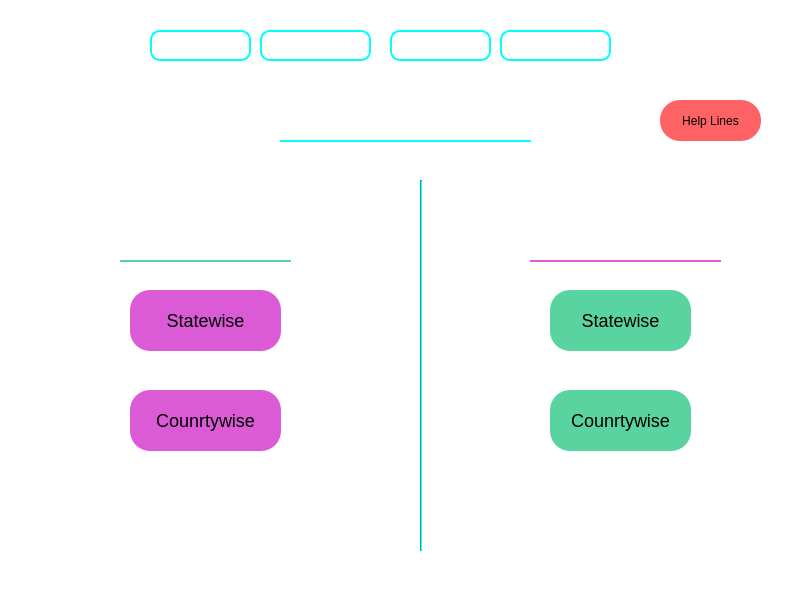
<?xml version="1.0" encoding="UTF-8"?>
<ui version="4.0">
 <class>statistics</class>
 <widget class="QMainWindow" name="statistics">
  <property name="geometry">
   <rect>
    <x>0</x>
    <y>0</y>
    <width>804</width>
    <height>600</height>
   </rect>
  </property>
  <property name="windowTitle">
   <string>Statistics</string>
  </property>
  <property name="styleSheet">
   <string notr="true">background-color: white;</string>
  </property>
  <widget class="QWidget" name="centralwidget">
   <widget class="QLabel" name="label_2">
    <property name="geometry">
     <rect>
      <x>150</x>
      <y>30</y>
      <width>101</width>
      <height>31</height>
     </rect>
    </property>
    <property name="styleSheet">
     <string notr="true">color: Black;
Font-size:15px;
letter-spacing:1.2px;
border:2px solid cyan;
border-radius:10px;
background:none;
font-weight:bold;
color:white;</string>
    </property>
    <property name="text">
     <string>Home</string>
    </property>
    <property name="alignment">
     <set>Qt::AlignCenter</set>
    </property>
   </widget>
   <widget class="QLabel" name="label_3">
    <property name="geometry">
     <rect>
      <x>260</x>
      <y>30</y>
      <width>111</width>
      <height>31</height>
     </rect>
    </property>
    <property name="styleSheet">
     <string notr="true">color: Black;
Font-size:15px;
letter-spacing:1.2px;
border:2px solid cyan;
border-radius:10px;
background:none;
font-weight:bold;
color:white;</string>
    </property>
    <property name="text">
     <string>Precaution</string>
    </property>
    <property name="alignment">
     <set>Qt::AlignCenter</set>
    </property>
   </widget>
   <widget class="QLabel" name="label_4">
    <property name="geometry">
     <rect>
      <x>390</x>
      <y>30</y>
      <width>101</width>
      <height>31</height>
     </rect>
    </property>
    <property name="styleSheet">
     <string notr="true">color: Black;
Font-size:15px;
letter-spacing:1.2px;
border:2px solid cyan;
border-radius:10px;
background:none;
font-weight:bold;
color:white;</string>
    </property>
    <property name="text">
     <string>Latest</string>
    </property>
    <property name="alignment">
     <set>Qt::AlignCenter</set>
    </property>
   </widget>
   <widget class="QLabel" name="label_5">
    <property name="geometry">
     <rect>
      <x>500</x>
      <y>30</y>
      <width>111</width>
      <height>31</height>
     </rect>
    </property>
    <property name="styleSheet">
     <string notr="true">color: Black;
Font-size:15px;
letter-spacing:1.2px;
border:2px solid cyan;
border-radius:10px;
background:none;
font-weight:bold;
color:white;</string>
    </property>
    <property name="text">
     <string>Stats</string>
    </property>
    <property name="alignment">
     <set>Qt::AlignCenter</set>
    </property>
   </widget>
   <widget class="QLabel" name="label_6">
    <property name="geometry">
     <rect>
      <x>30</x>
      <y>10</y>
      <width>71</width>
      <height>81</height>
     </rect>
    </property>
    <property name="mouseTracking">
     <bool>true</bool>
    </property>
    <property name="styleSheet">
     <string notr="true">background:none</string>
    </property>
    <property name="text">
     <string/>
    </property>
    <property name="pixmap">
     <pixmap>../../../../../../../../../../../Dropbox/My PC (DESKTOP-SIM50DR)/Downloads/cov.png</pixmap>
    </property>
    <property name="scaledContents">
     <bool>true</bool>
    </property>
    <property name="wordWrap">
     <bool>false</bool>
    </property>
   </widget>
   <widget class="QLabel" name="label_7">
    <property name="geometry">
     <rect>
      <x>10</x>
      <y>90</y>
      <width>141</width>
      <height>31</height>
     </rect>
    </property>
    <property name="styleSheet">
     <string notr="true">color:White;
Font-size:15px;
letter-spacing:0.5px;
background:none</string>
    </property>
    <property name="text">
     <string>|| Covid Tracker ||</string>
    </property>
   </widget>
   <widget class="QLabel" name="label_16">
    <property name="geometry">
     <rect>
      <x>0</x>
      <y>0</y>
      <width>801</width>
      <height>581</height>
     </rect>
    </property>
    <property name="styleSheet">
     <string notr="true"/>
    </property>
    <property name="text">
     <string/>
    </property>
    <property name="pixmap">
     <pixmap>image (2).png</pixmap>
    </property>
    <property name="scaledContents">
     <bool>true</bool>
    </property>
   </widget>
   <widget class="QLabel" name="label_17">
    <property name="geometry">
     <rect>
      <x>680</x>
      <y>10</y>
      <width>61</width>
      <height>61</height>
     </rect>
    </property>
    <property name="styleSheet">
     <string notr="true">background:none;</string>
    </property>
    <property name="text">
     <string/>
    </property>
    <property name="pixmap">
     <pixmap>User icon.png</pixmap>
    </property>
    <property name="scaledContents">
     <bool>true</bool>
    </property>
   </widget>
   <widget class="QLabel" name="label_18">
    <property name="geometry">
     <rect>
      <x>630</x>
      <y>70</y>
      <width>171</width>
      <height>20</height>
     </rect>
    </property>
    <property name="font">
     <font>
      <pointsize>10</pointsize>
      <bold>true</bold>
     </font>
    </property>
    <property name="styleSheet">
     <string notr="true">color:white;
background:none;</string>
    </property>
    <property name="text">
     <string>Welcome, Anurag Yadav</string>
    </property>
    <property name="alignment">
     <set>Qt::AlignCenter</set>
    </property>
   </widget>
   <widget class="QLabel" name="label">
    <property name="geometry">
     <rect>
      <x>220</x>
      <y>80</y>
      <width>381</width>
      <height>51</height>
     </rect>
    </property>
    <property name="styleSheet">
     <string notr="true">color:White;
background:none;
letter-spacing:1px;
font-size:35px;
</string>
    </property>
    <property name="text">
     <string>|| Statistics ||</string>
    </property>
    <property name="alignment">
     <set>Qt::AlignCenter</set>
    </property>
   </widget>
   <widget class="QPushButton" name="pushButton_3">
    <property name="geometry">
     <rect>
      <x>660</x>
      <y>100</y>
      <width>101</width>
      <height>41</height>
     </rect>
    </property>
    <property name="styleSheet">
     <string notr="true">QPushButton{border-radius:20px;
font: 12pt &quot;Times New Roman&quot;;
	
	background-color: rgb(255, 98, 101);

font: 75 10pt &quot;Times New Roman&quot;;
color: rgb(0, 0, 0);}
QPushButton:hover {

	background-color: rgb(255, 0, 4);
 	color: rgb(255, 255, 255);
}
QPushButton:pressed{
	background-color: rgb(170, 170, 255);
}
{    background: #F8B97A;
    border:2px solid black;
	border-radius:15px;
    color:Black;
    font-size: 15px;
    letter-spacing: 0.5px;
    font-family: 'Lato';
    font-weight: 200;}
</string>
    </property>
    <property name="text">
     <string>Help Lines</string>
    </property>
   </widget>
   <widget class="QLabel" name="label_12">
    <property name="geometry">
     <rect>
      <x>280</x>
      <y>140</y>
      <width>251</width>
      <height>20</height>
     </rect>
    </property>
    <property name="styleSheet">
     <string notr="true">background:none;
border-top:2px solid cyan;</string>
    </property>
    <property name="text">
     <string/>
    </property>
   </widget>
   <widget class="QPushButton" name="SMbtn">
    <property name="geometry">
     <rect>
      <x>130</x>
      <y>290</y>
      <width>151</width>
      <height>61</height>
     </rect>
    </property>
    <property name="styleSheet">
     <string notr="true">QPushButton{border-radius:20px;
font: 12pt &quot;Times New Roman&quot;;
	
	background-color: #db5ad5;

font: 75 10pt &quot;Times New Roman&quot;;
font-size:18px;
color: rgb(0, 0, 0);}
QPushButton:hover {

	background-color:#e892e4;
 	color: black;
}
QPushButton:pressed{
	background-color: rgb(170, 170, 255);
}
{    background: #F8B97A;
    border:2px solid black;
	border-radius:15px;
    color:Black;
    font-size: 15px;
    letter-spacing: 0.5px;
    font-family: 'Lato';
    font-weight: 200;}
</string>
    </property>
    <property name="text">
     <string>Statewise</string>
    </property>
   </widget>
   <widget class="QPushButton" name="CMbtn">
    <property name="geometry">
     <rect>
      <x>130</x>
      <y>390</y>
      <width>151</width>
      <height>61</height>
     </rect>
    </property>
    <property name="styleSheet">
     <string notr="true">QPushButton{border-radius:20px;
font: 12pt &quot;Times New Roman&quot;;
	
	background-color: #db5ad5;

font: 75 10pt &quot;Times New Roman&quot;;
font-size:18px;
color: rgb(0, 0, 0);}
QPushButton:hover {

	background-color: #e892e4;
 	color: black;
}
QPushButton:pressed{
	background-color: rgb(170, 170, 255);
}
{    background: #F8B97A;
    border:2px solid black;
	border-radius:15px;
    color:Black;
    font-size: 15px;
    letter-spacing: 0.5px;
    font-family: 'Lato';
    font-weight: 200;}
</string>
    </property>
    <property name="text">
     <string>Counrtywise</string>
    </property>
   </widget>
   <widget class="QPushButton" name="CGbtn">
    <property name="geometry">
     <rect>
      <x>550</x>
      <y>390</y>
      <width>141</width>
      <height>61</height>
     </rect>
    </property>
    <property name="styleSheet">
     <string notr="true">QPushButton{border-radius:20px;
font: 12pt &quot;Times New Roman&quot;;
	
	background-color: #59d4a1;

font: 75 10pt &quot;Times New Roman&quot;;
font-size:18px;
color: rgb(0, 0, 0);}
QPushButton:hover {

	background-color: #91ebc6;
 	color: black;
}
QPushButton:pressed{
	background-color: rgb(170, 170, 255);
}
{    background: #F8B97A;
    border:2px solid black;
	border-radius:15px;
    color:Black;
    font-size: 15px;
    letter-spacing: 0.5px;
    font-family: 'Lato';
    font-weight: 200;}
</string>
    </property>
    <property name="text">
     <string>Counrtywise</string>
    </property>
   </widget>
   <widget class="QPushButton" name="SGbtn">
    <property name="geometry">
     <rect>
      <x>550</x>
      <y>290</y>
      <width>141</width>
      <height>61</height>
     </rect>
    </property>
    <property name="styleSheet">
     <string notr="true">QPushButton{border-radius:20px;
font: 12pt &quot;Times New Roman&quot;;
	
	background-color: #59d4a1;

font: 75 10pt &quot;Times New Roman&quot;;
font-size:18px;
color: rgb(0, 0, 0);}
QPushButton:hover {

	background-color: #91ebc6;
 	color: black;
}
QPushButton:pressed{
	background-color: rgb(170, 170, 255);
}
{    background: #F8B97A;
    border:2px solid black;
	border-radius:15px;
    color:Black;
    font-size: 15px;
    letter-spacing: 0.5px;
    font-family: 'Lato';
    font-weight: 200;}
</string>
    </property>
    <property name="text">
     <string>Statewise</string>
    </property>
   </widget>
   <widget class="QLabel" name="label_8">
    <property name="geometry">
     <rect>
      <x>130</x>
      <y>230</y>
      <width>161</width>
      <height>31</height>
     </rect>
    </property>
    <property name="styleSheet">
     <string notr="true">background:none;
font-size:20px;
letter-spacing:1px;
color:white;
font-weight:bold;
font-family:Arial;</string>
    </property>
    <property name="text">
     <string>Show Maps</string>
    </property>
    <property name="alignment">
     <set>Qt::AlignCenter</set>
    </property>
   </widget>
   <widget class="QLabel" name="label_9">
    <property name="geometry">
     <rect>
      <x>540</x>
      <y>230</y>
      <width>161</width>
      <height>31</height>
     </rect>
    </property>
    <property name="styleSheet">
     <string notr="true">background:none;
font-size:20px;
letter-spacing:1px;
color:white;
font-weight:bold;
font-family:Arial;</string>
    </property>
    <property name="text">
     <string>Show Graphs</string>
    </property>
    <property name="alignment">
     <set>Qt::AlignCenter</set>
    </property>
   </widget>
   <widget class="QLabel" name="label_13">
    <property name="geometry">
     <rect>
      <x>120</x>
      <y>260</y>
      <width>171</width>
      <height>20</height>
     </rect>
    </property>
    <property name="styleSheet">
     <string notr="true">background:none;
border-top:2px solid #59d4a1;</string>
    </property>
    <property name="text">
     <string/>
    </property>
   </widget>
   <widget class="QLabel" name="label_14">
    <property name="geometry">
     <rect>
      <x>530</x>
      <y>260</y>
      <width>191</width>
      <height>20</height>
     </rect>
    </property>
    <property name="styleSheet">
     <string notr="true">background:none;
border-top:2px solid #db5ad5;</string>
    </property>
    <property name="text">
     <string/>
    </property>
   </widget>
   <widget class="Line" name="line_2">
    <property name="geometry">
     <rect>
      <x>420</x>
      <y>180</y>
      <width>2</width>
      <height>371</height>
     </rect>
    </property>
    <property name="styleSheet">
     <string notr="true">background-color:cyan;</string>
    </property>
    <property name="orientation">
     <enum>Qt::Vertical</enum>
    </property>
   </widget>
   <zorder>label_16</zorder>
   <zorder>label_2</zorder>
   <zorder>label_3</zorder>
   <zorder>label_4</zorder>
   <zorder>label_5</zorder>
   <zorder>label_6</zorder>
   <zorder>label_7</zorder>
   <zorder>label_17</zorder>
   <zorder>label_18</zorder>
   <zorder>label</zorder>
   <zorder>pushButton_3</zorder>
   <zorder>label_12</zorder>
   <zorder>SMbtn</zorder>
   <zorder>CMbtn</zorder>
   <zorder>CGbtn</zorder>
   <zorder>SGbtn</zorder>
   <zorder>label_8</zorder>
   <zorder>label_9</zorder>
   <zorder>label_13</zorder>
   <zorder>label_14</zorder>
   <zorder>line_2</zorder>
  </widget>
  <widget class="QMenuBar" name="menubar">
   <property name="geometry">
    <rect>
     <x>0</x>
     <y>0</y>
     <width>804</width>
     <height>22</height>
    </rect>
   </property>
  </widget>
 </widget>
 <resources>
  <include location="../../../../../../../../../../../Dropbox/My PC (DESKTOP-SIM50DR)/Downloads/Resources.qrc"/>
 </resources>
 <connections/>
</ui>
